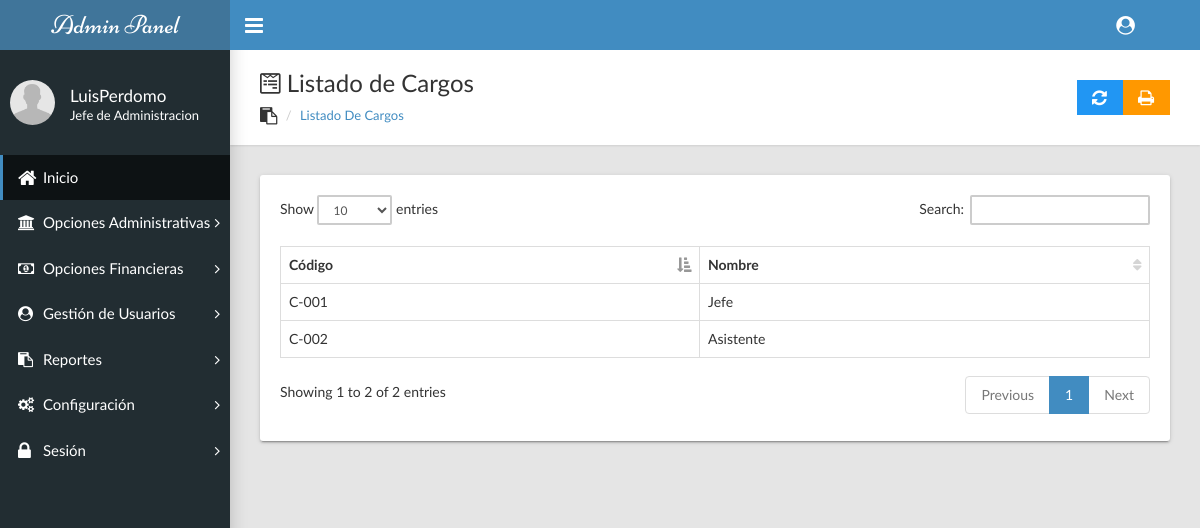
The app's page /admin-panel/listado_cargos.php (signed in) with its own data.
### tables this page shows
CREATE TABLE IF NOT EXISTS `cargos` (
  `Cod_Cargo` varchar(10) NOT NULL,
  `Nom_Cargo` varchar(100) NOT NULL,
  PRIMARY KEY (`Cod_Cargo`)
);

### admin-panel/listado_cargos.php (the view, shortened to what this page needs)
<?php
  include('../cn/bdconexion.php');
  if (isset($_SESSION['username'])&&($_SESSION['rank'])) {
?>
<!DOCTYPE html>
<html>
  <head>
    <link rel="stylesheet" type="text/css" href="css/main.css">
    <link rel="stylesheet" type="text/css" href="css/font-awesome-4.7.0/css/font-awesome.min.css">
  </head>
  <body class="sidebar-mini fixed">
    <div class="wrapper">
      <header class="main-header hidden-print"><a class="logo" href="index.php">Admin Panel</a>
        <nav class="navbar navbar-static-top">
          <a class="sidebar-toggle" href="#" data-toggle="offcanvas"></a>
          <div class="navbar-custom-menu">
            <ul class="top-nav">
              <li class="dropdown"><a class="dropdown-toggle" href="#" data-toggle="dropdown" role="button" aria-haspopup="true" aria-expanded="false"><i class="fa fa-user-circle fa-lg"></i></a>
              </li>
            </ul>
          </div>
        </nav>
      </header>
      <div class="content-wrapper">
        <div class="page-title">
          <div>
            <h1><i class="fa fa-wpforms"></i> Listado de Cargos</h1>
            <ul class="breadcrumb side">
              <li><i class="fa fa-clipboard fa-lg"></i></li>
              <li class="active"><a href="#">Listado de Cargos</a></li>
            </ul>
          </div>
          <div><a class="btn btn-info btn-flat no-impr" href="listado_cargos.php"><i class="fa fa-lg fa-refresh"></i></a><a class="btn btn-warning btn-flat" href="javascript:window.print();"><i class="fa fa-lg fa-print"></i></a></div>
        </div>
        <div class="row" id="data-table">
          <div class="col-md-12">
            <div class="card">
              <div class="card-body">
                <table class="table table-hover table-bordered" id="sampleTable">
                  <thead>
                    <tr>
                      <th>C&oacute;digo</th>
                      <th>Nombre</th>
                    </tr>
                  </thead>
                  <tbody>
                    <?php
                      $queryFullCargos=mysqli_query($db, "SELECT * FROM cargos") or die(mysqli_error());
                      while ($rowCargo=mysqli_fetch_array($queryFullCargos)) {
                        echo '
                          <tr>
                            <td>'.$rowCargo['Cod_Cargo'].'</td>
                            <td>'.$rowCargo['Nom_Cargo'].'</td>
                          </tr>
                        ';
                      }
                    ?>
                  </tbody>
                </table>
              </div>
            </div>
          </div>
        </div>
      </div>
    </div>
  </body>
</html>
<?php
    }else {
        header('location: page_denegado.php');
    }
?>

### records on screen
cargos: Cod_Cargo "C-001", Nom_Cargo "Jefe"
cargos: Cod_Cargo "C-002", Nom_Cargo "Asistente"

### other values on screen
$_SESSION['username'] "LuisPerdomo"
$_SESSION['rank'] "Jefe de Administracion"
